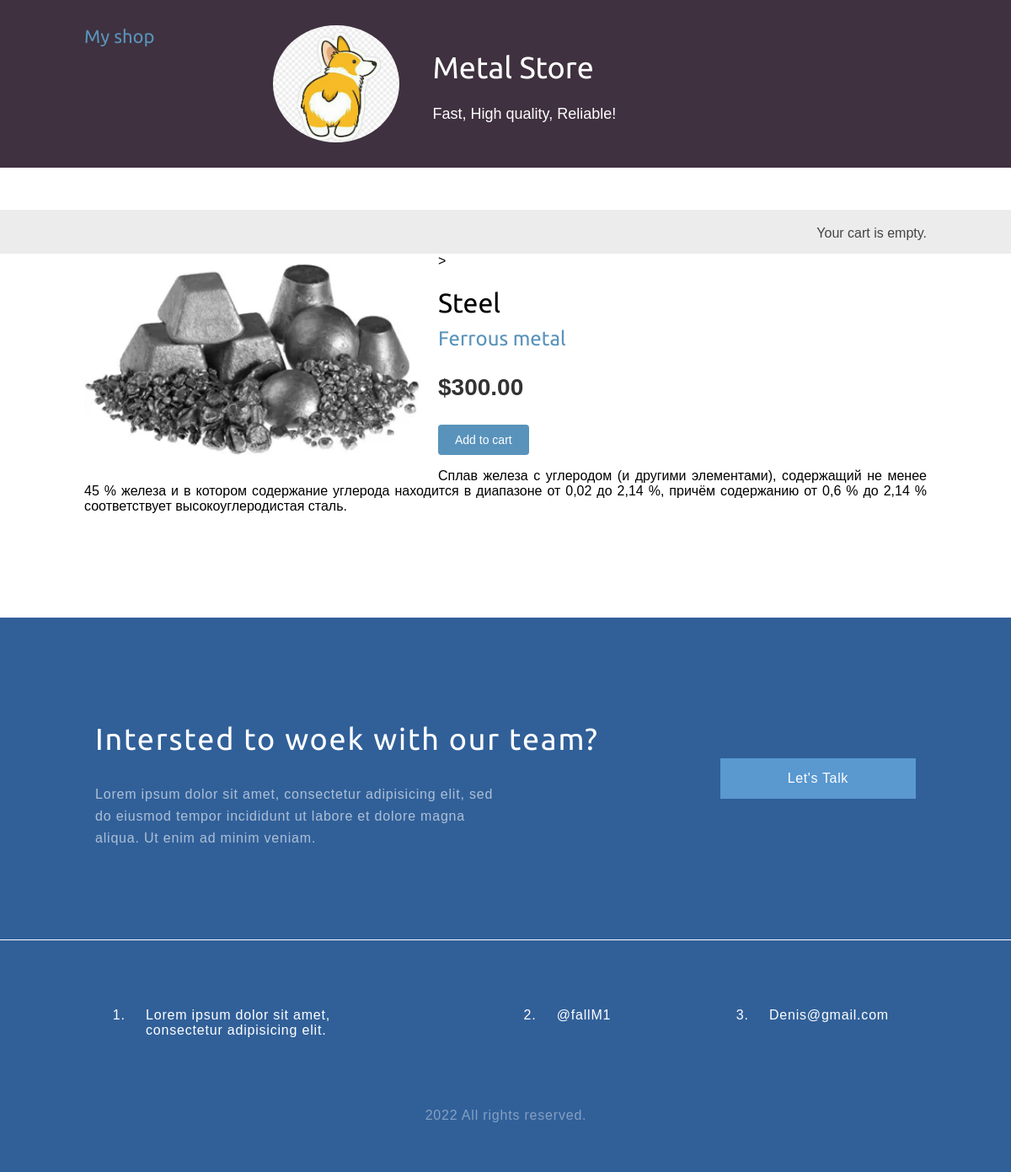
The app's page /3/steel/ with its own data.
### shop/models.py (models this page shows, shortened)
class Product(models.Model):
    category = models.ForeignKey(Category, on_delete=models.DO_NOTHING,  related_name='products')
    name = models.CharField(max_length=200, db_index=True)
    slug = models.SlugField(max_length=200, db_index=True)
    image = models.ImageField(upload_to='products/%Y/%m/%d', blank=True)
    description = models.TextField(blank=True)
    price = models.DecimalField(max_digits=10, decimal_places=2)
    stock = models.PositiveIntegerField()
    available = models.BooleanField(default=True)
    created = models.DateTimeField(auto_now_add=True)
    updated = models.DateTimeField(auto_now=True)
    class Meta:
        ordering = ('name',)
        index_together = (('id', 'slug'),)

class Category(models.Model):
    name = models.CharField(max_length=200, db_index=True)
    slug = models.SlugField(max_length=200, db_index=True, unique=True)
    class Meta:
        ordering = ('name',)
        verbose_name = 'Категория'
        verbose_name_plural = 'Категории'
    def __str__(self):
        return self.name
    def get_absolute_url(self):
        return reverse('shop:product_list_by_category',
                       args=[self.slug])

### shop/views.py (the view)
# urls.py: re_path(r'^(?P<id>\d+)/(?P<slug>[-\w]+)/$', views.product_detail, name='product_detail'),
def product_detail(request, id, slug):
    product = get_object_or_404(Product,
                                id=id,
                                slug=slug,
                                available=True)
    return render(request,
                  'shop/product/detail.html',
                  {'product': product})

### cart/cart.py (called while the page is built)
    def __len__(self):
        return sum(item['quantity'] for item in self.cart.values())

### cart/context_processors.py (called while the page is built)
def cart(request):
    return {'cart': Cart(request)}

### shop/templates/shop/product/detail.html (shortened to what this page needs)
{% extends "shop/base.html" %}
{% load static %}
{% block content %}
<div class="product-detail">
    <img src="{% if product.image %}{{ product.image.url }}{% else %}{% static 'img/no_image.png' %}{% endif %}">>
    <h1>{{ product.name }}</h1>
    <h2><a href="{{ product.category.get_absolute_url }}">{{ product.category }}</a></h2>
    <p class="price">${{ product.price }}</p>
    <form action="{% url 'cart:cart_add' product.id %}" method="post">
        <input type="submit" value="Add to cart">
    </form>
    {{ product.description|linebreaks }}
</div>
{% endblock %}

### shop/static/css/base.css (style rules this page uses)
body { margin:0; padding:0; font-family:helvetica, sans-serif; }
h1, h2, h3, h4, h5 , h6 { font-family: 'Ubuntu', sans-serif; font-weight:normal; }
a { text-decoration:none; color:#5993bb; }
a.button, input[type="submit"] { color:#fff; background:#5993bb; border-radius:4px; padding:10px 20px; font-size:14px; border:0; }
.product-detail { text-align:justify; }
.product-detail .price { color:#333; font-size:28px; font-weight:bold; }
.product-detail img { width:40%; float:left; padding:0 20px 20px 0; }
.product-detail h1 { margin-bottom:0; }
.product-detail h2 { margin-top:10px; }

### records on screen
Product: image (picture), name "Steel", category "Ferrous metal", price "300.00", description "Сплав железа с углеродом (и другими элементами), содержащий не менее 45 % железа и в котором содержание углерода находится в диапазоне от 0,02 до 2,14 %, причём содержанию от 0,6 % до 2,14 % соответствует высокоуглеродистая сталь."
